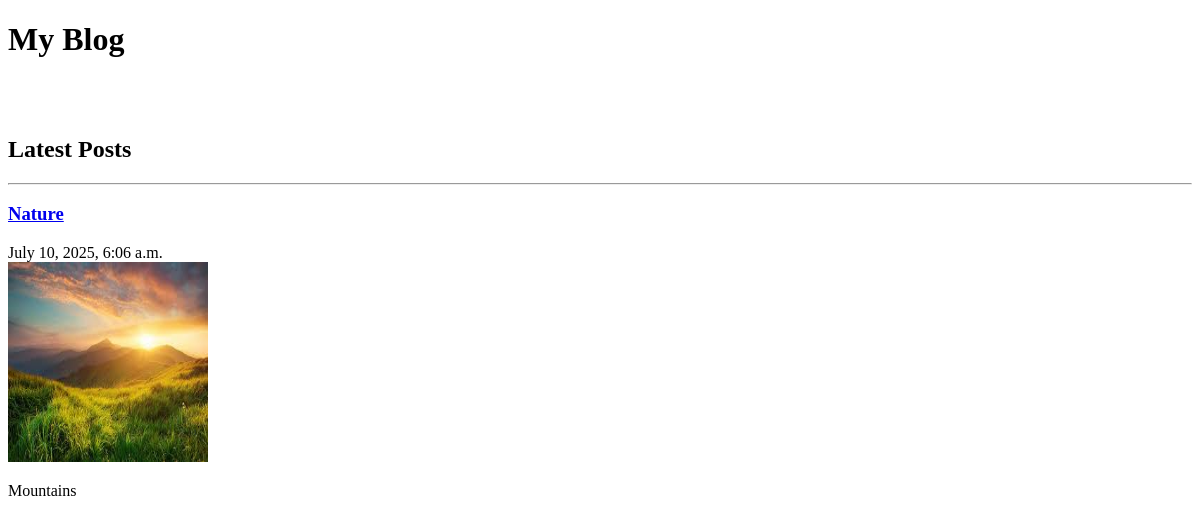
Before: / with the older database file.
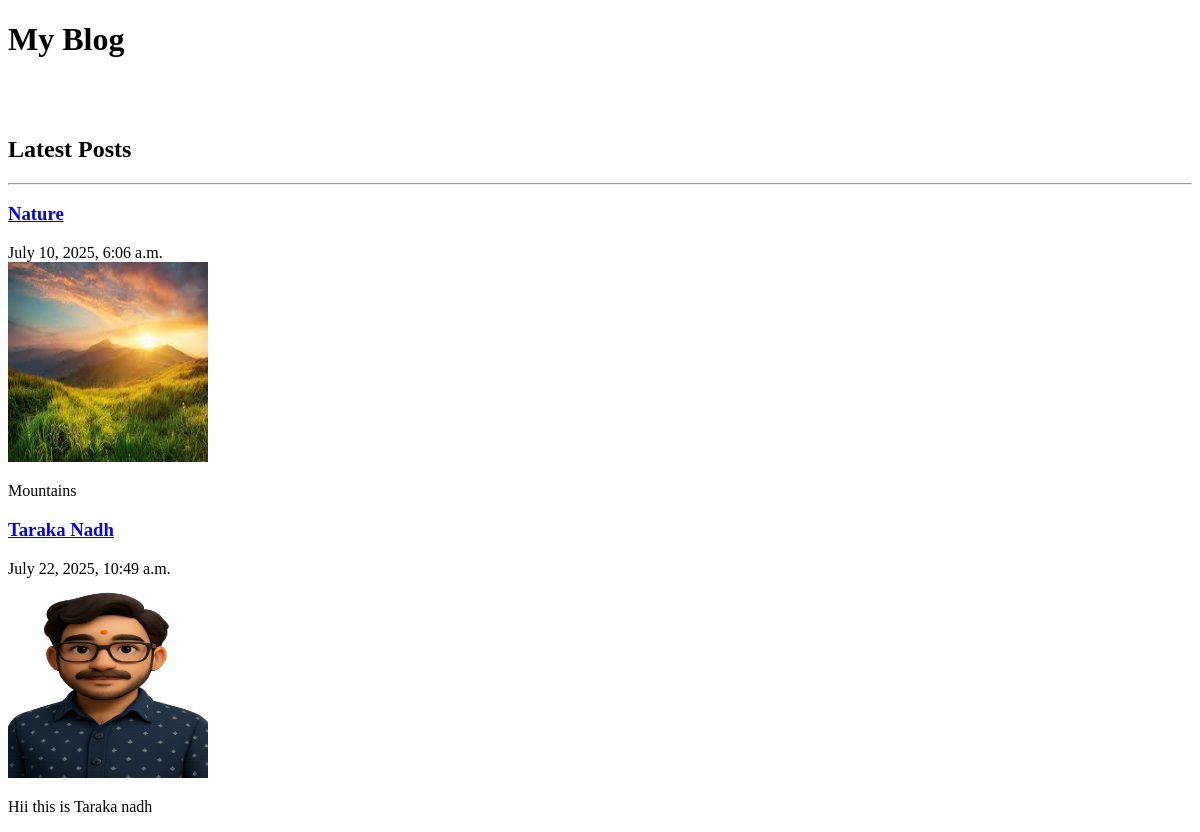
After: the same page with the newer database file.
### blog/models.py (models this page shows, shortened)
class Post(models.Model):
    title=models.CharField(max_length=100)
    public_date=models.DateTimeField()
    images=models.ImageField(upload_to='images/')
    body=models.TextField()
    def summary(self):
        return self.body[:100]

### blog/views.py (the view)
# urls.py: path('',views.allpost,name="allpost"),
def allpost(request):
    post=Post.objects
    return render(request,'posts.html',{'post':post})

### blog/templates/posts.html
{% load static %}
<!doctype html>
<html>
  <body>
    <h1> My Blog </h1>
    <br/>
    <br/>
    <h2> Latest Posts </h2>
    <hr/>
    {% for post in post.all %}
      <a href="{% url 'detail' post.id %}"><h3> {{ post.title }} </h3></a>
      {{ post.public_date }}
      <br/>
      <img src="{{ post.images.url }}" height="200" width="200"/>
      <br/>
      <p> {{ post.summary }}</p>
    {% endfor %}
  </body>
</html>

Changed rows visible on the page:
added Post: title "Taraka Nadh", public_date "July 22, 2025, 10:49 a.m.", images (picture), summary "Hii this is Taraka nadh"
